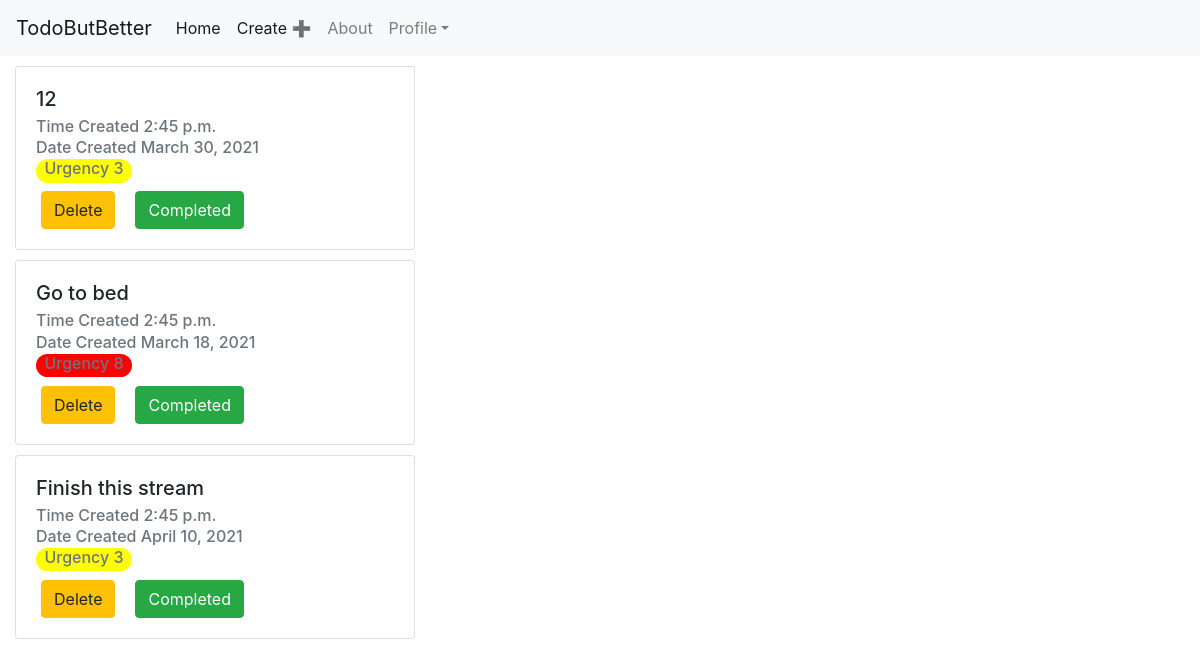
/List/ (signed in), run on the app's committed database.
### todo/models.py (models this page shows)
class TodoApp_Fields(models.Model):
    author=models.ForeignKey('AuthUser', on_delete=models.CASCADE)
    activity = models.TextField(editable = True,null=False, blank=False,)
    createTime = models.TimeField(editable = True ,auto_now_add=True, null=False, blank=False)
    DueDate = models.DateField(null=True, auto_now_add=False, editable = True)
    urgency = models.IntegerField(null=True, editable=True)

### todo/views.py (the view)
# urls.py: path("List/", view_lists),
@login_required(login_url='/login/')
def view_lists(request):
    if request.method == "POST":
        todoList = TodoApp_Fields.objects.filter(author_id=request.user.id)
        username = request.user.username
        if request.POST.get(todoList.activity):
            TodoApp_Fields.objects.filter(todoList.activity).delete()
    else:
        todoList = TodoApp_Fields.objects.filter(author_id=request.user.id)
        username = request.user.username
    return render(request,'todo/base/lists.html',{"todolist":todoList,"username":username})

### templates/todo/base/lists.html (shortened to what this page needs)
<!DOCTYPE html>
<html>
    <head>
		<link rel="stylesheet" href="https://maxcdn.bootstrapcdn.com/bootstrap/4.0.0/css/bootstrap.min.css">
        <nav class="navbar navbar-expand-lg navbar-light bg-light">
            <a class="navbar-brand" href="/">TodoButBetter</a>
            <div class="collapse navbar-collapse" id="navbarSupportedContent">
                <ul class="navbar-nav mr-auto">
                    <li class="nav-item active">
                        <a class="nav-link" href="/List"> Home <span class="sr-only">(current)</span></a>
                    </li>
                    <li class="nav-item active">
                        <a class="nav-link" href="/createList"> Create ➕  <span class="sr-only">(current)</span></a>
                    </li>
                    <li class="nav-item">
                        <a class="nav-link" href="/about_page">About</a>
                    </li>
                    <div class='float-left'>
                        <li class="nav-item dropdown">
                            <a class="nav-link dropdown-toggle" href="#" id="navbarDropdown" role="button" data-toggle="dropdown" aria-haspopup="true" aria-expanded="false">Profile</a>
                        </li>
                    </div>
                </ul>
            </div>
        </nav>
    </head>
    {% if todolist is not None %}
        <body>
            {% for Data in todolist %}
                <div class="col">
                    <div class='card' style="width: 25rem; margin-top:10px; margin-right:10px;">
                        <div class='card-body'>
                            <h5 class="card-title">{{ Data.activity }}</h5>
                            <h6 class="card-subtitle mb-2 text-muted">Time Created {{ Data.createTime }}</h6>
                            <h6 class="card-subtitle mb-2 text-muted">Date Created {{ Data.DueDate }}</h6>
                            {% if Data.urgency == 0 %}
                                {% with color='#0099ff' %}
                                    <div style="width:5rem; height:2rem;  border-radius: 15px 50px 30px 5px; text-align:center "><h6 style="background-color:{{color}}; height:1.45rem; width:6rem; border-radius: 25px;" class="card-subtitle mb-2 text-muted">Urgency {{ Data.urgency }}</h6></div>
                                {% endwith %}
                            {% elif Data.urgency == 1 %}
                                {% with color='#33cc33' %}
                                    <div style="width:5rem; height:2rem;  border-radius: 15px 50px 30px 5px; text-align:center "><h6 style="background-color:{{color}}; height:1.45rem; width:6rem; border-radius: 25px;" class="card-subtitle mb-2 text-muted">Urgency {{ Data.urgency }}</h6></div>
                                {% endwith %}
                            {% elif Data.urgency == 2 %}
                                {% with color='#99ff33' %}
                                    <div style="width:5rem; height:2rem;  border-radius: 15px 50px 30px 5px; text-align:center "><h6 style="background-color:{{color}}; height:1.45rem; width:6rem; border-radius: 25px;" class="card-subtitle mb-2 text-muted">Urgency {{ Data.urgency }}</h6></div>
                                {% endwith %}
                            {% elif Data.urgency == 3 %}
                                {% with color='#ffff00' %}
                                    <div style="width:5rem; height:2rem;  border-radius: 15px 50px 30px 5px; text-align:center "><h6 style="background-color:{{color}}; height:1.45rem; width:6rem; border-radius: 25px;" class="card-subtitle mb-2 text-muted">Urgency {{ Data.urgency }}</h6></div>
                                {% endwith %}
                            {% elif Data.urgency == 4 %}
                                {% with color='#ffcc00' %}
                                    <div style="width:5rem; height:2rem;  border-radius: 15px 50px 30px 5px; text-align:center "><h6 style="background-color:{{color}}; height:1.45rem; width:6rem; border-radius: 25px;" class="card-subtitle mb-2 text-muted">Urgency {{ Data.urgency }}</h6></div>
                                {% endwith %}
                            {% elif Data.urgency == 5 %}
                                {% with color='#ff9900' %}
                                    <div style="width:5rem; height:2rem;  border-radius: 15px 50px 30px 5px; text-align:center "><h6 style="background-color:{{color}}; height:1.45rem; width:6rem; border-radius: 25px;" class="card-subtitle mb-2 text-muted">Urgency {{ Data.urgency }}</h6></div>
                                {% endwith %}
                            {% elif Data.urgency == 6 %}
                                {% with color='#ff6600' %}
                                    <div style="width:5rem; height:2rem;  border-radius: 15px 50px 30px 5px; text-align:center "><h6 style="background-color:{{color}}; height:1.45rem; width:6rem; border-radius: 25px;" class="card-subtitle mb-2 text-muted">Urgency {{ Data.urgency }}</h6></div>
                                {% endwith %}
                            {% elif Data.urgency == 7 %}
                                {% with color='#ff3300' %}
                                    <div style="width:5rem; height:2rem;  border-radius: 15px 50px 30px 5px; text-align:center "><h6 style="background-color:{{color}}; height:1.45rem; width:6rem; border-radius: 25px;" class="card-subtitle mb-2 text-muted">Urgency {{ Data.urgency }}</h6></div>
                                {% endwith %}
                            {% elif Data.urgency == 8 %}
                                {% with color='#ff0000' %}
                                    <div style="width:5rem; height:2rem;  border-radius: 15px 50px 30px 5px; text-align:center "><h6 style="background-color:{{color}}; height:1.45rem; width:6rem; border-radius: 25px;" class="card-subtitle mb-2 text-muted">Urgency {{ Data.urgency }}</h6></div>
                                {% endwith %}
                            {% elif Data.urgency == 9 %}
                                {% with color='#000000' %}
                                    <div style="width:5rem; height:2rem;  border-radius: 15px 50px 30px 5px; text-align:center "><h6 style="background-color:{{color}}; height:1.45rem; width:6rem; border-radius: 25px;" class="card-subtitle mb-2 text-muted">Urgency {{ Data.urgency }}</h6></div>
                                {% endwith %}
                            {% endif %}
                            <div class="row">
                                <form class="form-check"  action="/deleteTask/{{Data.id}}">
                                    <button type='submit' class="btn btn-warning" >Delete</button>
                                </form>
                                <form class="form-check"  action="/deleteTask/{{Data.id}}">
                                    <button type='submit' class="btn btn-success" >Completed</button>
                                </form>
                            </div>
                        </div>
                    </div>
                </div>
            {% endfor %}
        </body>
    {% else %}
        <div class="alert alert-success" role="alert">
            You don't have any Todos, go ahead and click <a>Here</a> to create a new task when you need it.
        </div>
    {% endif %}
</html>

### data on the page
TodoApp_Fields: activity "12", createTime "2:45 p.m.", DueDate "March 30, 2021", urgency "3"
TodoApp_Fields: activity "Go to bed", createTime "2:45 p.m.", DueDate "March 18, 2021", urgency "8"
TodoApp_Fields: activity "Finish this stream", createTime "2:45 p.m.", DueDate "April 10, 2021", urgency "3"
